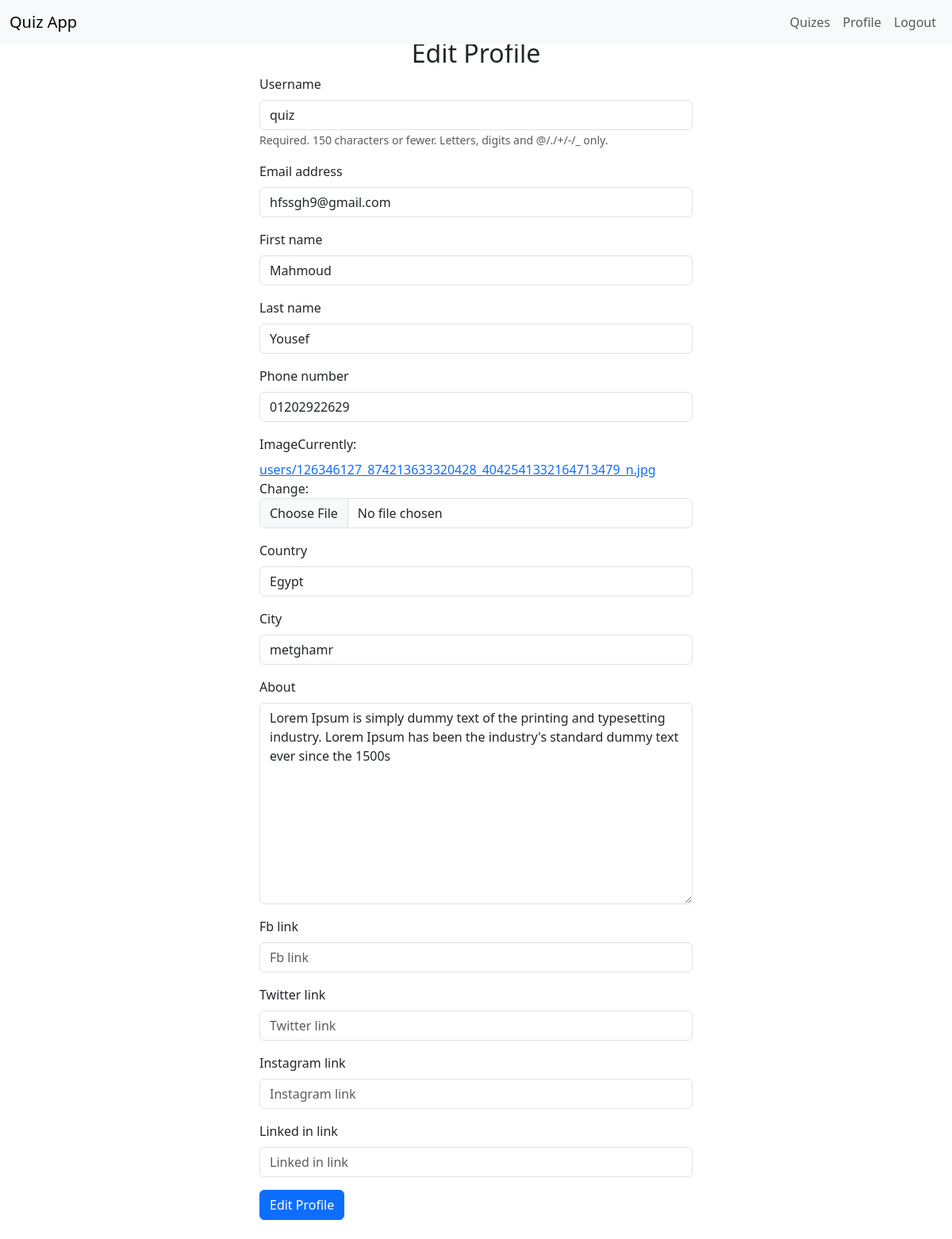
Page /accounts/profile/edit (signed in) on the earlier database version.
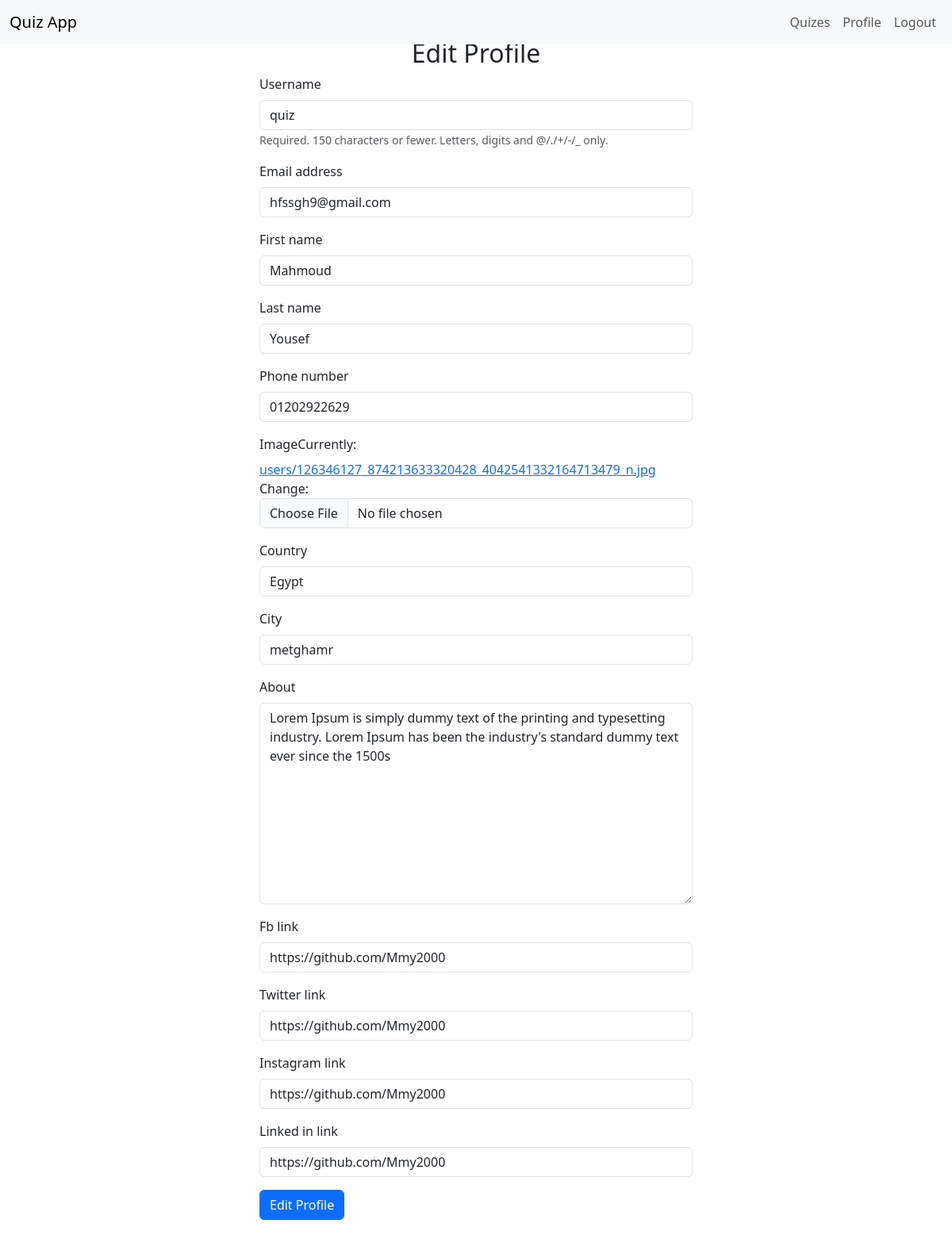
Same page on the later database version.
### accounts/models.py (models this page shows, shortened)
class Profile(models.Model):
    user = models.OneToOneField(User,on_delete=models.CASCADE)
    phone_number = models.CharField(max_length=20)
    city = models.CharField(max_length=50)
    image = models.ImageField(upload_to='users/')
    about = models.TextField(max_length=500 , blank=True , null=True)
    country = models.CharField(max_length=50 ,blank=True, null=True)
    created_at = models.DateTimeField( default=timezone.now)
    fb_link = models.URLField( max_length=200 , blank=True , null=True)
    twitter_link = models.URLField( max_length=200, blank=True , null=True)
    instagram_link = models.URLField( max_length=200, blank=True , null=True)
    linked_in_link = models.URLField( max_length=200, blank=True , null=True)

### accounts/views.py (the view)
# urls.py: path('profile/edit' , views.edit_profile , name='edit_profile'),
def edit_profile(request):
    profile = Profile.objects.get(user=request.user)
    if request.method == "POST":
        user_form = UserForm(request.POST , instance=request.user)
        profile_form = ProfileForm(request.POST,request.FILES,instance=profile)
        if user_form.is_valid() and profile_form.is_valid():
            user_form.save()
            myprofile = profile_form.save(commit=False)
            myprofile.user = request.user
            myprofile.save()
            messages.success(request,'Done! Your Profile has been updated.')
            return redirect('/accounts/profile')
    else:
        user_form = UserForm(instance=request.user)
        profile_form = ProfileForm(instance=profile)
    return render(request,'profile/profile_edit.html',{
        'user_form':user_form,
        'profile_form':profile_form,
    })

### accounts/forms.py
class UserForm(forms.ModelForm):
    class Meta:
        model = User
        fields = ['username','email','first_name','last_name',]

class ProfileForm(forms.ModelForm):
    class Meta:
        model = Profile
        fields = ['phone_number','image','country','city','about','fb_link','twitter_link','instagram_link','linked_in_link']

### accounts/templates/profile/profile_edit.html (shortened to what this page needs)
{% extends 'base.html' %}
{% load django_bootstrap5 %}
{% block content %}
<div class="container">
    <div class="col-md-6 mx-auto mt-5">
        <h2 style="text-align:center;">Edit Profile</h2>
        <form method="POST" enctype="multipart/form-data">
            {% bootstrap_form user_form %}
            {% bootstrap_form profile_form %}
            {% bootstrap_button button_type="submit" content="Edit Profile" %}
        </form>
    </div>
</div>
<br>
{% endblock content %}

### templates/base.html (shortened to what this page needs)
{% load static %}
<!DOCTYPE html>
<html lang="en">
<head>
    <link rel="stylesheet" href="{% static 'css/all.min.css'%}">
    <link rel="stylesheet" href="{% static 'css/bootstrap.min.css'%}">
    <link rel="stylesheet" href="{% static 'css/style.css'%}">
</head>
<body>
    <nav class="navbar  fixed-top navbar-expand-lg bg-body-tertiary">
  <div class="container-fluid">
    <a class="navbar-brand" href="/">Quiz App</a>
    <div class="collapse navbar-collapse" id="navbarSupportedContent">
      <ul class="navbar-nav ms-auto mb-2 mb-lg-0">
        <li class="nav-item">
          <a class="nav-link {% if request.path == '/' %}active{% endif %}" aria-current="page" href="/">Quizes</a>
        </li>
        {% if user.is_authenticated %}
        <li class="nav-item">
          <a class="nav-link {% if request.path == '/profile/' %}active{% endif %}" href="{% url 'accounts:profile'%}">Profile</a>
        </li>
        <li class="nav-item">
          <a class="nav-link" href="{% url 'logout'%}">Logout</a>
        </li>
        {% endif %}
      </ul>
    </div>
  </div>
</nav>
    <div class="container mt-5 mt-3 ">
        {% block content %}
        {% endblock content %}
    </div>
</body>
</html>

### static/css/style.css (style rules this page uses)
* { margin: 0; padding: 0 }

Differences in the rows shown:
changed Profile "Egypt": fb_link (not shown) → "https://github.com/Mmy2000"; twitter_link (not shown) → "https://github.com/Mmy2000"; instagram_link (not shown) → "https://github.com/Mmy2000"; linked_in_link (not shown) → "https://github.com/Mmy2000"
